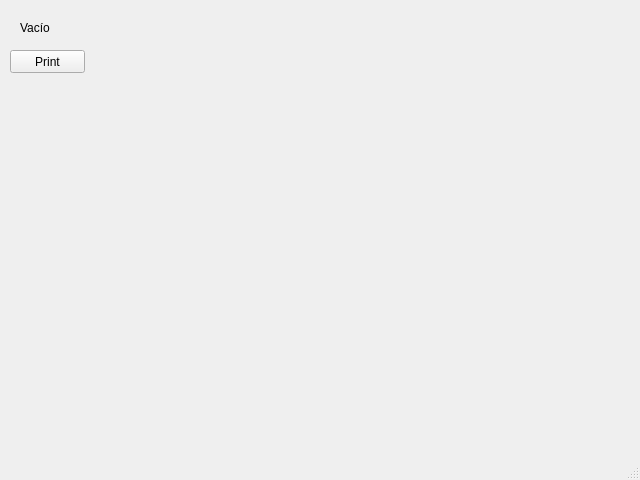
<?xml version="1.0" encoding="UTF-8"?>
<ui version="4.0">
 <class>WindowBandaSimple</class>
 <widget class="QMainWindow" name="WindowBandaSimple">
  <property name="geometry">
   <rect>
    <x>0</x>
    <y>0</y>
    <width>640</width>
    <height>480</height>
   </rect>
  </property>
  <property name="windowTitle">
   <string>Banda simple 1</string>
  </property>
  <widget class="QWidget" name="centralwidget">
   <widget class="QPushButton" name="pushButton">
    <property name="geometry">
     <rect>
      <x>10</x>
      <y>50</y>
      <width>75</width>
      <height>23</height>
     </rect>
    </property>
    <property name="text">
     <string>Print</string>
    </property>
   </widget>
   <widget class="QLabel" name="label">
    <property name="geometry">
     <rect>
      <x>20</x>
      <y>20</y>
      <width>61</width>
      <height>16</height>
     </rect>
    </property>
    <property name="text">
     <string>Vacío</string>
    </property>
   </widget>
  </widget>
  <widget class="QMenuBar" name="menubar">
   <property name="geometry">
    <rect>
     <x>0</x>
     <y>0</y>
     <width>640</width>
     <height>21</height>
    </rect>
   </property>
  </widget>
  <widget class="QStatusBar" name="statusbar"/>
 </widget>
 <resources/>
 <connections/>
</ui>
